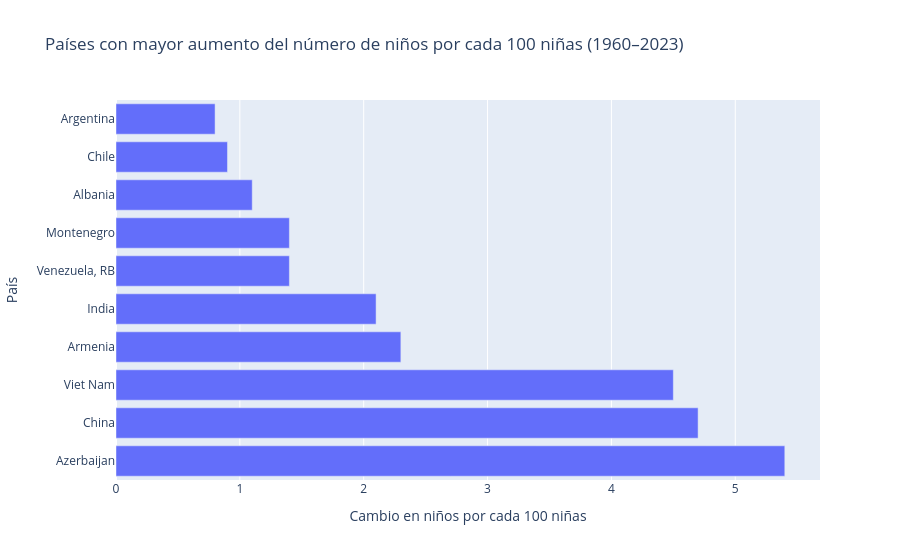

This figure's notebook cell:
### Code cell
# ¿Qué países han aumentado más su sex ratio con el tiempo?
change = (
    df_combined.sort_values("year")
    .groupby("Country Name")
    .agg(
        inicio=("sex_ratio_per_100_female", "first"),
        fin=("sex_ratio_per_100_female", "last")
    )
)

change["cambio"] = change["fin"] - change["inicio"]

# Top países con mayor aumento
top_change = (
    change.sort_values("cambio", ascending=False)
    .head(10)
    .reset_index()
)

import plotly.express as px

fig = px.bar(
    top_change,
    x="cambio",
    y="Country Name",
    orientation="h",
    title="Países con mayor aumento del número de niños por cada 100 niñas (1960–2023)",
    labels={
        "cambio": "Cambio en niños por cada 100 niñas",
        "Country Name": "País"
    }
)

fig.write_html("grafico_4_extra_cambio_temporal.html")
fig.show()

### Figure 1 — Plotly figure (JSON) as saved in the notebook; plotly's stock layout.template omitted (floating-point values rounded to 4 significant figures)
{"data": [{"hovertemplate": "Cambio en niños por cada 100 niñas=%{x}<br>País=%{y}<extra></extra>", "legendgroup": "", "marker": {"color": "#636efa", "pattern": {"shape": ""}}, "name": "", "orientation": "h", "showlegend": false, "textposition": "auto", "type": "bar", "x": [5.4, 4.7, 4.5, 2.3, 2.1, 1.4, 1.4, 1.1, 0.9, 0.8], "xaxis": "x", "y": ["Azerbaijan", "China", "Viet Nam", "Armenia", "India", "Venezuela, RB", "Montenegro", "Albania", "Chile", "Argentina"], "yaxis": "y"}], "layout": {"barmode": "relative", "legend": {"tracegroupgap": 0}, "title": {"text": "Países con mayor aumento del número de niños por cada 100 niñas (1960–2023)"}, "xaxis": {"anchor": "y", "domain": [0, 1], "title": {"text": "Cambio en niños por cada 100 niñas"}}, "yaxis": {"anchor": "x", "domain": [0, 1], "title": {"text": "País"}}}}
